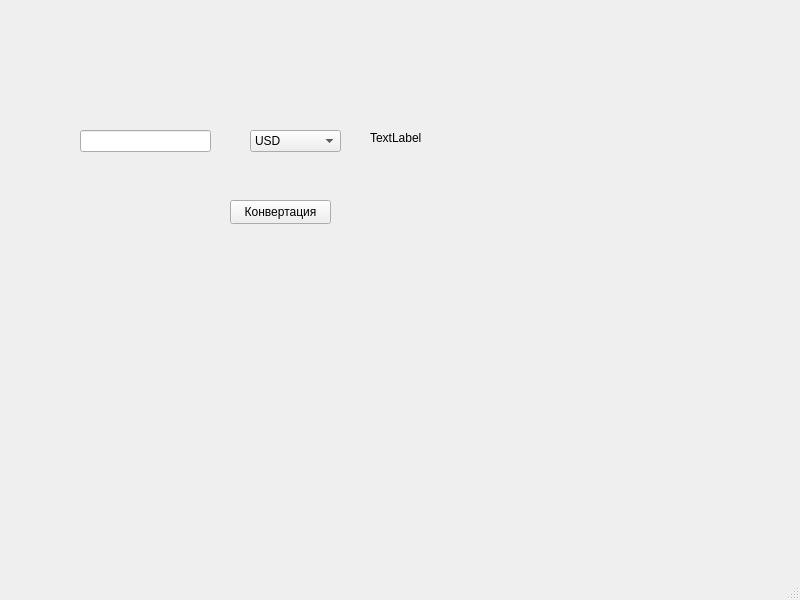
<?xml version="1.0" encoding="UTF-8"?>
<ui version="4.0">
 <class>MainWindow</class>
 <widget class="QMainWindow" name="MainWindow">
  <property name="geometry">
   <rect>
    <x>0</x>
    <y>0</y>
    <width>800</width>
    <height>600</height>
   </rect>
  </property>
  <property name="windowTitle">
   <string>MainWindow</string>
  </property>
  <widget class="QWidget" name="centralwidget">
   <widget class="QLineEdit" name="lineEdit">
    <property name="geometry">
     <rect>
      <x>80</x>
      <y>130</y>
      <width>131</width>
      <height>22</height>
     </rect>
    </property>
   </widget>
   <widget class="QComboBox" name="comboBox">
    <property name="geometry">
     <rect>
      <x>250</x>
      <y>130</y>
      <width>91</width>
      <height>22</height>
     </rect>
    </property>
    <item>
     <property name="text">
      <string>USD</string>
     </property>
    </item>
    <item>
     <property name="text">
      <string>EUR</string>
     </property>
    </item>
    <item>
     <property name="text">
      <string>BYN</string>
     </property>
    </item>
   </widget>
   <widget class="QLabel" name="label">
    <property name="geometry">
     <rect>
      <x>370</x>
      <y>130</y>
      <width>81</width>
      <height>16</height>
     </rect>
    </property>
    <property name="text">
     <string>TextLabel</string>
    </property>
   </widget>
   <widget class="QPushButton" name="pushButton">
    <property name="geometry">
     <rect>
      <x>230</x>
      <y>200</y>
      <width>101</width>
      <height>24</height>
     </rect>
    </property>
    <property name="text">
     <string>Конвертация</string>
    </property>
   </widget>
  </widget>
  <widget class="QMenuBar" name="menubar">
   <property name="geometry">
    <rect>
     <x>0</x>
     <y>0</y>
     <width>800</width>
     <height>22</height>
    </rect>
   </property>
  </widget>
  <widget class="QStatusBar" name="statusbar"/>
 </widget>
 <resources/>
 <connections/>
</ui>
